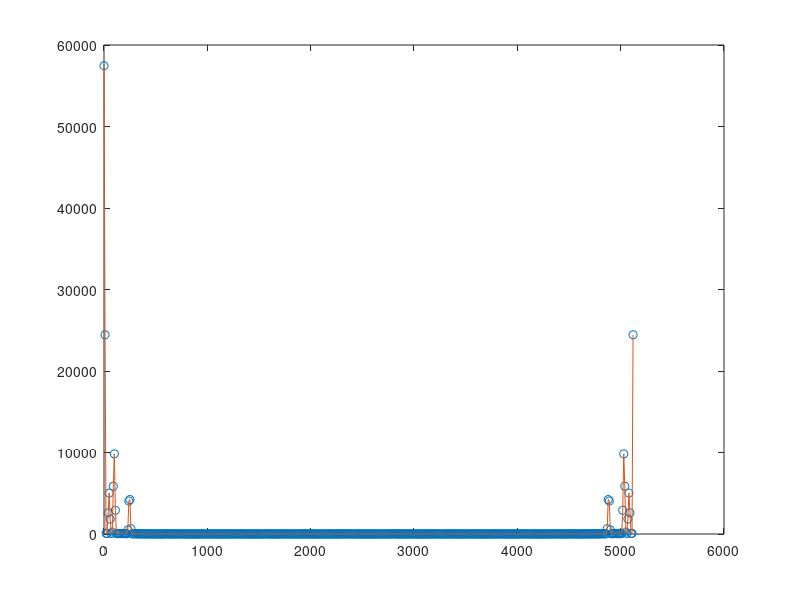

MATLAB code to generate this figure:
close all;
clear all;

fs=5130;% frecuencia de sampleo
N=512;%cantidad de muestras
frecVect=[0:N-1];
frecVect=frecVect*(fs/N);%arreglo de frecuencias fs/N resolucion espectral
measfft=[
57454.94
24448.90
86.30
56.82
2598.39
5013.10
1834.37
48.85
233.48
5862.64
9831.59
2913.93
56.43
40.07
39.02
75.22
47.19
47.82
46.06
57.99
45.73
47.37
24.03
500.12
4044.33
4229.51
655.88
16.03
32.24
35.06
28.27
24.23
35.97
10.65
27.01
15.93
10.32
26.87
8.07
13.00
21.55
3.92
20.03
13.64
1.91
18.87
6.36
19.61
3.15
14.14
14.02
3.35
6.87
13.64
2.90
5.69
3.18
14.77
6.15
19.33
7.40
23.33
16.00
14.32
2.69
11.44
6.64
2.19
12.65
3.25
15.35
11.37
4.18
5.48
6.88
13.24
5.36
5.91
17.62
6.56
6.81
10.29
4.53
2.28
13.88
10.84
9.68
1.90
5.69
3.62
3.43
0.84
7.50
6.12
7.36
8.38
10.79
2.96
5.75
3.81
9.27
5.08
8.20
7.66
11.36
15.31
5.28
5.81
8.59
7.86
12.12
5.05
1.28
10.26
8.69
7.97
6.66
4.97
10.09
9.03
6.99
10.27
2.77
6.79
4.93
4.43
9.44
16.97
7.49
7.26
10.04
5.63
11.91
6.19
10.27
11.48
1.85
5.51
12.30
3.86
6.34
1.34
9.02
7.96
13.10
7.55
4.55
4.21
2.99
2.74
11.16
4.38
3.69
3.13
2.57
6.64
8.62
14.95
11.07
10.76
8.51
2.98
0.51
6.17
3.65
2.46
8.12
7.26
3.67
11.66
5.95
5.15
12.10
16.94
7.83
13.39
15.50
8.13
8.88
9.85
4.80
7.42
11.93
8.34
0.57
3.69
4.17
5.17
6.23
11.14
10.46
4.46
6.07
11.24
20.67
15.05
8.90
3.74
5.62
3.69
7.06
7.44
15.05
9.65
3.54
0.84
3.97
1.98
2.61
3.86
8.17
3.93
2.00
3.59
6.80
8.81
8.17
4.09
9.27
11.77
9.96
1.40
8.67
6.30
7.69
7.91
3.91
8.50
7.60
12.38
12.34
15.19
16.07
13.45
14.01
9.70
6.84
11.32
13.98
3.15
3.02
3.14
8.80
4.53
2.38
10.69
8.90
4.90
2.19
7.39
5.89
10.37
8.82
3.67
7.72
3.28
3.49
3.25
7.72
3.67
8.82
10.38
5.89
7.39
2.19
4.92
8.91
10.69
2.38
4.53
8.80
3.14
3.02
3.15
13.98
11.32
6.84
9.70
14.02
13.45
16.05
15.18
12.34
12.38
7.60
8.50
3.91
7.91
7.69
6.30
8.67
1.40
9.96
11.77
9.27
4.09
8.17
8.81
6.79
3.59
2.00
3.93
8.17
3.86
2.61
1.98
3.97
0.84
3.54
9.65
15.05
7.44
7.06
3.69
5.62
3.74
8.90
15.05
20.67
11.24
6.07
4.45
10.46
11.14
6.23
5.17
4.17
3.69
0.57
8.34
11.93
7.42
4.80
9.85
8.88
8.13
15.50
13.39
7.83
16.94
12.10
5.15
5.95
11.66
3.67
7.26
8.12
2.46
3.65
6.17
0.51
2.98
8.51
10.76
11.07
14.95
8.62
6.64
2.56
3.12
3.70
4.38
11.16
2.74
2.99
4.21
4.55
7.55
13.10
7.96
9.02
1.34
6.34
3.86
12.30
5.50
1.84
11.48
10.28
6.20
11.90
5.63
10.04
7.31
7.49
16.91
9.44
4.43
4.93
6.79
2.76
10.27
6.99
9.03
10.08
4.97
6.66
7.97
8.69
10.26
1.28
5.05
12.12
7.86
8.59
5.81
5.28
15.31
11.37
7.67
8.20
5.08
9.27
3.81
5.75
2.96
10.79
8.38
7.36
6.12
7.50
0.84
3.43
3.61
5.69
1.90
9.68
10.84
13.88
2.28
4.53
10.29
6.81
6.56
17.62
5.91
5.36
13.24
6.88
5.48
4.18
11.37
15.34
3.25
12.65
2.19
6.64
11.44
2.69
14.32
16.00
23.33
7.40
19.33
6.14
14.78
3.18
5.69
2.90
13.64
6.87
3.35
14.02
14.14
3.15
19.61
6.36
18.87
1.91
13.64
20.04
3.92
21.55
13.01
8.07
26.86
10.32
15.93
27.01
10.66
35.97
24.23
28.27
35.06
32.24
16.03
655.88
4229.52
4044.34
500.12
24.04
47.37
45.72
57.99
46.06
47.83
47.19
75.23
39.02
40.07
56.43
2913.94
9831.61
5862.65
233.48
48.85
1834.38
5013.11
2598.39
56.82
86.30
24448.95
];
plot(frecVect,measfft,'o');
hold on
plot(frecVect,measfft);
